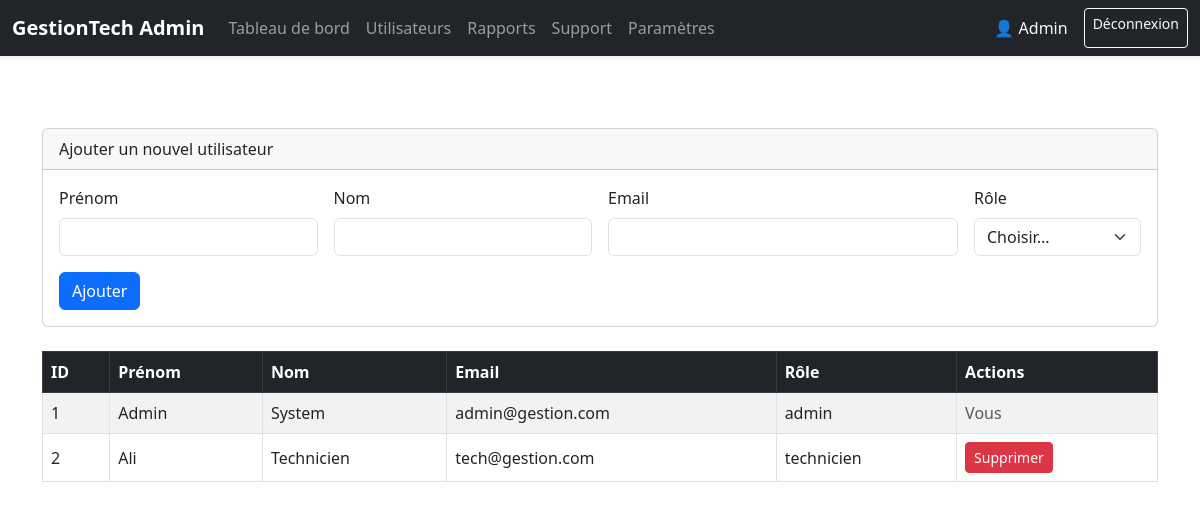
/admin_users.php (signed in), run on the app's committed database.
### tables this page shows
CREATE TABLE users (
    id INT AUTO_INCREMENT PRIMARY KEY,
    prenom VARCHAR(100) NOT NULL,
    nom VARCHAR(100) NOT NULL,
    email VARCHAR(150) NOT NULL UNIQUE,
    password VARCHAR(255) NOT NULL,
    role ENUM('admin', 'technicien', 'utilisateur') NOT NULL DEFAULT 'technicien',
    created_at TIMESTAMP DEFAULT CURRENT_TIMESTAMP
);

### admin_users.php (the view, shortened to what this page needs)
<?php
require_once 'db.php';
$stmt = $pdo->query("SELECT id, prenom, nom, email, role FROM users ORDER BY nom, prenom");
$users = $stmt->fetchAll(PDO::FETCH_ASSOC);
?>
<!DOCTYPE html>
<html lang="fr">
<head>
    <link href="https://cdn.jsdelivr.net/npm/bootstrap@5.3.0/dist/css/bootstrap.min.css" rel="stylesheet" />
</head>
<body>
  <?php include 'admin_header.php'; ?>
<div class="container mt-5 pt-4">
    <div class="card mb-4">
        <div class="card-header">Ajouter un nouvel utilisateur</div>
        <div class="card-body">
            <form method="post" class="row g-3">
                <div class="col-md-3">
                    <label for="prenom" class="form-label">Prénom</label>
                    <input type="text" class="form-control" id="prenom" name="prenom" required>
                </div>
                <div class="col-md-3">
                    <label for="nom" class="form-label">Nom</label>
                    <input type="text" class="form-control" id="nom" name="nom" required>
                </div>
                <div class="col-md-4">
                    <label for="email" class="form-label">Email</label>
                    <input type="email" class="form-control" id="email" name="email" required>
                </div>
                <div class="col-md-2">
                    <label for="role" class="form-label">Rôle</label>
                    <select id="role" name="role" class="form-select" required>
                        <option value="">Choisir...</option>
                    </select>
                </div>
                <div class="col-12 mt-3">
                    <button type="submit" class="btn btn-primary">Ajouter</button>
                </div>
            </form>
        </div>
    </div>
    <table class="table table-striped table-bordered align-middle">
        <thead class="table-dark">
            <tr>
                <th>ID</th>
                <th>Prénom</th>
                <th>Nom</th>
                <th>Email</th>
                <th>Rôle</th>
                <th>Actions</th>
            </tr>
        </thead>
        <tbody>
            <?php foreach ($users as $user): ?>
            <tr>
                <td><?= htmlspecialchars($user['id']) ?></td>
                <td><?= htmlspecialchars($user['prenom']) ?></td>
                <td><?= htmlspecialchars($user['nom']) ?></td>
                <td><?= htmlspecialchars($user['email']) ?></td>
                <td><?= htmlspecialchars($user['role']) ?></td>
                <td>
                    <?php if ($user['id'] !== $_SESSION['user_id']): ?>
                    <form method="post" style="display:inline;" onsubmit="return confirm('Voulez-vous vraiment supprimer cet utilisateur ?');">
                        <button type="submit" class="btn btn-sm btn-danger">Supprimer</button>
                    </form>
                    <?php else: ?>
                    <span class="text-muted">Vous</span>
                    <?php endif; ?>
                </td>
            </tr>
            <?php endforeach; ?>
        </tbody>
    </table>
</div>
</body>
</html>

### data on the page
users: id "1", prenom "Admin", nom "System", email "admin@gestion.com", role "admin", shows "Vous"
users: id "2", prenom "Ali", nom "Technicien", email "tech@gestion.com", role "technicien"
